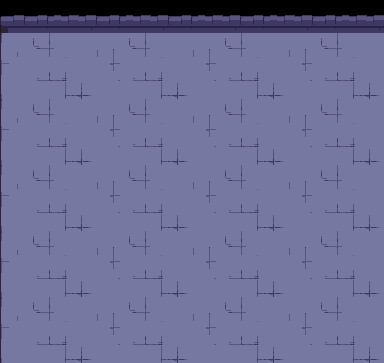

A 2D game scene composited from a Tiled map and its tileset images. What follows is a short description and the map's XML, with every tile layer's data as written:
An orthogonal 16x11 tile map with 24x33 px tiles, 1 tile layer (background), 2 tilesets and 80 objects.

<map version="1.9" tiledversion="1.9.2" orientation="orthogonal" renderorder="right-down" width="16" height="11" tilewidth="24" tileheight="33" infinite="0" nextlayerid="4" nextobjectid="96">
 <editorsettings>
  <export target="box_map_1.json" format="json" />
 </editorsettings>
 <tileset firstgid="1" name="prueba" tilewidth="24" tileheight="33" tilecount="135" columns="5">
  <image source="mapa tiles 2/mapa_tiles_nivel_2/mapa_tiles_nivel_2/prueba.png" width="128" height="896" />
 </tileset>
 <tileset firstgid="136" name="prueba" tilewidth="24" tileheight="33" tilecount="135" columns="5">
  <image source="mapa tiles 2/mapa_tiles_nivel_2/prueba.png" width="128" height="896" />
 </tileset>
 <layer id="1" name="background" width="16" height="11">
  <data encoding="csv">
176,177,178,179,177,178,179,177,178,179,177,178,179,177,178,179,
141,142,143,144,145,142,143,144,145,142,143,144,145,142,143,144,
146,147,148,149,150,147,148,149,150,147,148,149,150,147,148,149,
141,142,143,144,145,142,143,144,145,142,143,144,145,142,143,144,
146,147,148,149,150,147,148,149,150,147,148,149,150,147,148,149,
141,142,143,144,145,142,143,144,145,142,143,144,145,142,143,144,
146,147,148,149,150,147,148,149,150,147,148,149,150,147,148,149,
141,142,143,144,145,142,143,144,145,142,143,144,145,142,143,144,
146,147,148,149,150,147,148,149,150,147,148,149,150,147,148,149,
141,142,143,144,145,142,143,144,145,142,143,144,145,142,143,144,
146,147,148,149,150,147,148,149,150,147,148,149,150,147,148,149
</data>
 </layer>
 <objectgroup id="2" name="boxes">
  <object id="4" x="48" y="33" width="24" height="33" />
  <object id="5" x="24" y="33" width="24" height="33" />
  <object id="6" x="192" y="66" width="24" height="33" />
  <object id="7" x="216" y="66" width="24" height="33" />
  <object id="8" x="0" y="66" width="24" height="33" />
  <object id="9" x="264" y="66" width="24" height="33" />
  <object id="10" x="240" y="99" width="24" height="33" />
  <object id="11" x="336" y="99" width="24" height="33" />
  <object id="12" x="48" y="132" width="24" height="33" />
  <object id="13" x="120" y="99" width="24" height="33" />
  <object id="14" x="120" y="132" width="24" height="33" />
  <object id="15" x="96" y="99" width="24" height="33" />
  <object id="16" x="144" y="132" width="24" height="33" />
  <object id="17" x="216" y="132" width="24" height="33" />
  <object id="19" x="312" y="165" width="24" height="33" />
  <object id="20" x="0" y="198" width="24" height="33" />
  <object id="21" x="168" y="165" width="24" height="33" />
  <object id="22" x="72" y="198" width="24" height="33" />
  <object id="23" x="120" y="198" width="24" height="33" />
  <object id="24" x="216" y="198" width="24" height="33" />
  <object id="25" x="312" y="198" width="24" height="33" />
  <object id="26" x="48" y="231" width="24" height="33" />
  <object id="27" x="24" y="297" width="24" height="33" />
  <object id="28" x="0" y="264" width="24" height="33" />
  <object id="29" x="96" y="264" width="24" height="33" />
  <object id="30" x="144" y="231" width="24" height="33" />
  <object id="31" x="120" y="330" width="24" height="33" />
  <object id="32" x="240" y="264" width="24" height="33" />
  <object id="33" x="336" y="231" width="24" height="33" />
  <object id="34" x="0" y="297" width="24" height="33" />
  <object id="35" x="288" y="231" width="24" height="33" />
  <object id="36" x="288" y="264" width="24" height="33" />
  <object id="37" x="312" y="231" width="24" height="33" />
  <object id="38" x="72" y="297" width="24" height="33" />
  <object id="77" x="312" y="66" width="24" height="33" />
  <object id="78" x="168" y="99" width="24" height="33" />
  <object id="79" x="336" y="132" width="24" height="33" />
  <object id="80" x="360" y="165" width="24" height="33" />
  <object id="81" x="120" y="297" width="24" height="33" />
  <object id="82" x="312" y="330" width="24" height="33" />
  <object id="83" x="264" y="330" width="24" height="33" />
 </objectgroup>
 <objectgroup id="3" name="no_move">
  <object id="40" x="72" y="33" width="24" height="33" />
  <object id="41" x="360" y="33" width="24" height="33" />
  <object id="42" x="336" y="33" width="24" height="33" />
  <object id="44" x="120" y="66" width="24" height="33" />
  <object id="45" x="288" y="66" width="24" height="33" />
  <object id="46" x="264" y="165" width="24" height="33" />
  <object id="47" x="48" y="330" width="24" height="33" />
  <object id="48" x="0" y="330" width="24" height="33" />
  <object id="49" x="24" y="165" width="24" height="33" />
  <object id="51" x="96" y="165" width="24" height="33" />
  <object id="54" x="120" y="264" width="24" height="33" />
  <object id="55" x="96" y="198" width="24" height="33" />
  <object id="56" x="96" y="231" width="24" height="33" />
  <object id="57" x="144" y="264" width="24" height="33" />
  <object id="58" x="168" y="231" width="24" height="33" />
  <object id="59" x="24" y="330" width="24" height="33" />
  <object id="60" x="96" y="132" width="24" height="33" />
  <object id="61" x="192" y="132" width="24" height="33" />
  <object id="62" x="144" y="99" width="24" height="33" />
  <object id="63" x="240" y="165" width="24" height="33" />
  <object id="64" x="192" y="264" width="24" height="33" />
  <object id="65" x="216" y="264" width="24" height="33" />
  <object id="68" x="288" y="297" width="24" height="33" />
  <object id="70" x="288" y="330" width="24" height="33" />
  <object id="72" x="312" y="132" width="24" height="33" />
  <object id="74" x="216" y="165" width="24" height="33" />
  <object id="76" x="288" y="165" width="24" height="33" />
  <object id="84" x="312" y="33" width="24" height="33" />
  <object id="85" x="288" y="33" width="24" height="33" />
  <object id="86" x="0" y="99" width="24" height="33" />
  <object id="87" x="24" y="99" width="24" height="33" />
  <object id="88" x="0" y="132" width="24" height="33" />
  <object id="89" x="0" y="165" width="24" height="33" />
  <object id="90" x="24" y="231" width="24" height="33" />
  <object id="91" x="120" y="231" width="24" height="33" />
  <object id="92" x="192" y="231" width="24" height="33" />
  <object id="93" x="216" y="231" width="24" height="33" />
  <object id="94" x="240" y="231" width="24" height="33" />
  <object id="95" x="168" y="264" width="24" height="33" />
 </objectgroup>
</map>